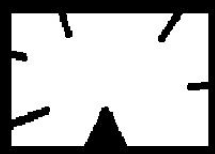
#> input picture resource/img/7.png, 215 x 154 px
$ python '21.2.4 eg2.py'   (older library calls are emulated)
#> lines starting #> are read from the running program, lines starting #| are printed output that depends on the picture; after the words box and inside, x2 and y2 are one past the last pixel; in counts of white or black regions, pixels touching at a corner belong together
import cv2;
import numpy as np;

img = cv2.imread("../../../resource/img/7.png");
#> img is the input picture: shape (154, 215, 3); min 0, max 255, mean 185.7
hsv = cv2.cvtColor(img, cv2.COLOR_BGR2GRAY);
ret, thresh = cv2.threshold(hsv, 127, 255, cv2.THRESH_BINARY);
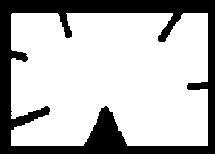
#> thresh: shape (154, 215); 73.1% white; 1 black region

image, contours, hierarchy = cv2.findContours(thresh, cv2.RETR_TREE, cv2.CHAIN_APPROX_NONE);
#> contours = 1 contour; box (x1, y1, x2, y2) and area: (11, 13, 208, 146) 23726
#todo 为什么epsilon的值越小就，画出来的轮廓越多
epsilon = 0.1*cv2.arcLength(contours[0], True);
#> epsilon = 100.6
approx = cv2.approxPolyDP(contours[0], epsilon, True);
#> approx = [[11, 14], [11, 145], [207, 145], [207, 13]]

img = cv2.drawContours(img, approx, -1, (0, 255, 0), 3);
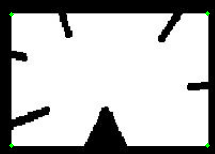
#> img: shape (154, 215, 3); 0.16% of pixels changed, all inside (x1, y1, x2, y2) = (9, 11, 210, 148)
cv2.imshow("img", img);cv2.waitKey(0);
